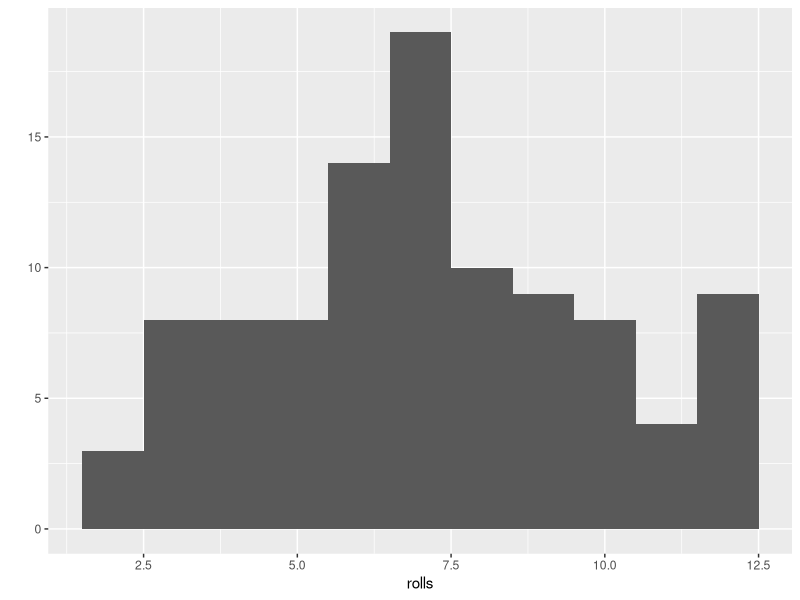
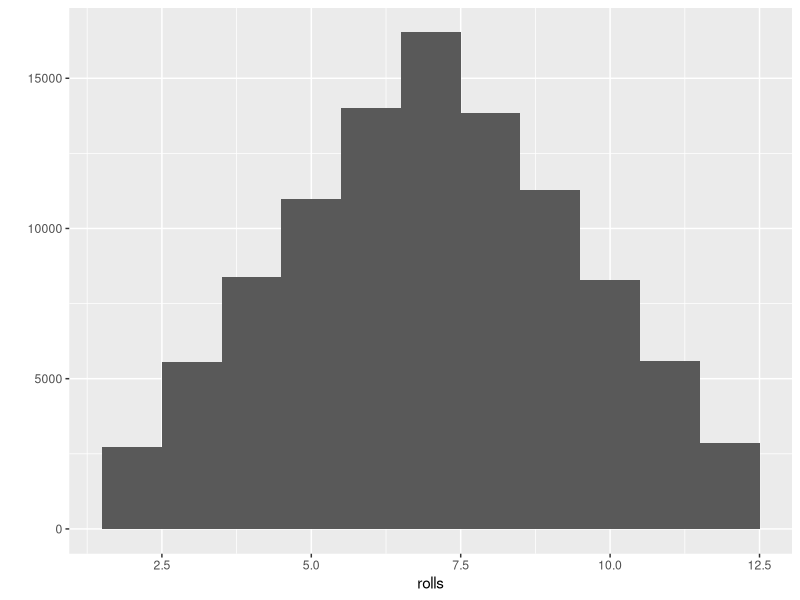

These figures' R source, in order:
## ---- chunk 1
library(ggplot2)
## ---- chunk 2
roll2 <- function(bones = 1:6) {
  dice = sample(bones, size = 2, replace = TRUE)
  sum(dice)
}
## ---- chunk 3
rolls = replicate(n = 100, roll2())
## ---- chunk 4
head(rolls)
length(rolls)
mean(rolls)
summary(rolls)
## ---- chunk 5
qplot(rolls, binwidth=1)
## ---- chunk 6
rolls = replicate(n = 100000, roll2())
qplot(rolls, binwidth=1)
